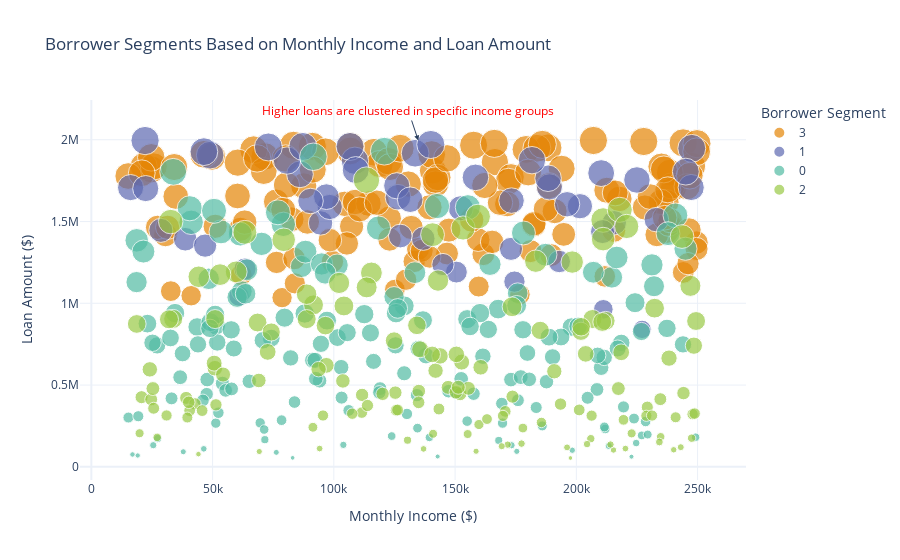

Source (notebook cell):
### Markdown cell above
## **Now using K-Means clustering, I’ll create borrower segments based on monthly income and loan amount:**

### Code cell
from sklearn.cluster import KMeans
from sklearn.preprocessing import StandardScaler

features = ['Age', 'Monthly_Income', 'Loan_Amount', 'Loan_Tenure', 'Interest_Rate',
            'Collateral_Value', 'Outstanding_Loan_Amount', 'Monthly_EMI', 'Num_Missed_Payments', 'Days_Past_Due']

scaler = StandardScaler()
df_scaled = scaler.fit_transform(df[features])


optimal_k = 4
kmeans = KMeans(n_clusters=optimal_k, random_state=42, n_init=10)
df['Borrower_Segment'] = kmeans.fit_predict(df_scaled)

fig = px.scatter(df, x='Monthly_Income', y='Loan_Amount',
                 color=df['Borrower_Segment'].astype(str), size='Loan_Amount',
                 hover_data={'Monthly_Income': True, 'Loan_Amount': True, 'Borrower_Segment': True},
                 title="Borrower Segments Based on Monthly Income and Loan Amount",
                 labels={"Monthly_Income": "Monthly Income ($)", "Loan_Amount": "Loan Amount ($)", "Borrower_Segment": "Segment"},
                 color_discrete_sequence=px.colors.qualitative.Vivid)

fig.add_annotation(
    x=df['Monthly_Income'].mean(), y=df['Loan_Amount'].max(),
    text="Higher loans are clustered in specific income groups",
    showarrow=True,
    arrowhead=2,
    font=dict(size=12, color="red")
)

fig.update_layout(
    xaxis_title="Monthly Income ($)",
    yaxis_title="Loan Amount ($)",
    template="plotly_white",
    legend_title="Borrower Segment"
)

fig.show()

### Figure 1 — Plotly figure (JSON) as saved in the notebook; plotly's stock layout.template omitted (floating-point values rounded to 4 significant figures; data arrays with more than 128 entries replaced by an {"elided": "..."} marker saying what was removed)
{"data": [{"customdata": {"elided": "136x1 int values"}, "hovertemplate": "color=3<br>Monthly Income ($)=%{x}<br>Loan Amount ($)=%{marker.size}<br>Segment=%{customdata[0]}<extra></extra>", "legendgroup": "3", "marker": {"color": "rgb(229, 134, 6)", "size": {"elided": "136 int values"}, "sizemode": "area", "sizeref": 4988.0, "symbol": "circle"}, "mode": "markers", "name": "3", "orientation": "v", "showlegend": true, "type": "scatter", "x": {"elided": "136 int values"}, "xaxis": "x", "y": {"elided": "136 int values"}, "yaxis": "y"}, {"customdata": [[1], [1], [1], [1], [1], [1], [1], [1], [1], [1], [1], [1], [1], [1], [1], [1], [1], [1], [1], [1], [1], [1], [1], [1], [1], [1], [1], [1], [1], [1], [1], [1], [1], [1], [1], [1], [1], [1], [1], [1], [1], [1], [1], [1], [1], [1], [1], [1], [1], [1], [1]], "hovertemplate": "color=1<br>Monthly Income ($)=%{x}<br>Loan Amount ($)=%{marker.size}<br>Segment=%{customdata[0]}<extra></extra>", "legendgroup": "1", "marker": {"color": "rgb(93, 105, 177)", "size": [1044620, 1648575, 1581064, 1491149, 1588814, 1132448, 1905591, 1190844, 1395718, 1445811, 1593586, 840605, 1711655, 1764514, 1753924, 1492181, 1627850, 1917306, 1871573, 1707888, 1874964, 1438509, 1707390, 1332807, 1255565, 1605537, 1995049, 1210117, 1788446, 1651948, 1625506, 1927145, 1947268, 1872744, 1795987, 1391701, 1958911, 1955829, 1701377, 1511666, 1804867, 1411236, 1814622, 1352600, 1718531, 1633306, 1958796, 1970955, 963081, 1236944, 1769890], "sizemode": "area", "sizeref": 4988.0, "symbol": "circle"}, "mode": "markers", "name": "1", "orientation": "v", "showlegend": true, "type": "scatter", "x": [60893, 126453, 152348, 94530, 98310, 174476, 48997, 150542, 136863, 28669, 201481, 227112, 188895, 188359, 224988, 215641, 173280, 133516, 108680, 247365, 181703, 210804, 16177, 173059, 192953, 196187, 22151, 63368, 86031, 96929, 90388, 46401, 247601, 80681, 210246, 38711, 106658, 72993, 22421, 233008, 245145, 127418, 109018, 46910, 125944, 131492, 87240, 139982, 211133, 144992, 158401], "xaxis": "x", "y": [1044620, 1648575, 1581064, 1491149, 1588814, 1132448, 1905591, 1190844, 1395718, 1445811, 1593586, 840605, 1711655, 1764514, 1753924, 1492181, 1627850, 1917306, 1871573, 1707888, 1874964, 1438509, 1707390, 1332807, 1255565, 1605537, 1995049, 1210117, 1788446, 1651948, 1625506, 1927145, 1947268, 1872744, 1795987, 1391701, 1958911, 1955829, 1701377, 1511666, 1804867, 1411236, 1814622, 1352600, 1718531, 1633306, 1958796, 1970955, 963081, 1236944, 1769890], "yaxis": "y"}, {"customdata": {"elided": "172x1 int values"}, "hovertemplate": "color=0<br>Monthly Income ($)=%{x}<br>Loan Amount ($)=%{marker.size}<br>Segment=%{customdata[0]}<extra></extra>", "legendgroup": "0", "marker": {"color": "rgb(82, 188, 163)", "size": {"elided": "172 int values"}, "sizemode": "area", "sizeref": 4988.0, "symbol": "circle"}, "mode": "markers", "name": "0", "orientation": "v", "showlegend": true, "type": "scatter", "x": {"elided": "172 int values"}, "xaxis": "x", "y": {"elided": "172 int values"}, "yaxis": "y"}, {"customdata": {"elided": "141x1 int values"}, "hovertemplate": "color=2<br>Monthly Income ($)=%{x}<br>Loan Amount ($)=%{marker.size}<br>Segment=%{customdata[0]}<extra></extra>", "legendgroup": "2", "marker": {"color": "rgb(153, 201, 69)", "size": {"elided": "141 int values"}, "sizemode": "area", "sizeref": 4988.0, "symbol": "circle"}, "mode": "markers", "name": "2", "orientation": "v", "showlegend": true, "type": "scatter", "x": {"elided": "141 int values"}, "xaxis": "x", "y": {"elided": "141 int values"}, "yaxis": "y"}], "layout": {"annotations": [{"arrowhead": 2, "font": {"color": "red", "size": 12}, "showarrow": true, "text": "Higher loans are clustered in specific income groups", "x": 134800.0, "y": 1995325}], "legend": {"itemsizing": "constant", "title": {"text": "Borrower Segment"}, "tracegroupgap": 0}, "title": {"text": "Borrower Segments Based on Monthly Income and Loan Amount"}, "xaxis": {"anchor": "y", "domain": [0, 1], "title": {"text": "Monthly Income ($)"}}, "yaxis": {"anchor": "x", "domain": [0, 1], "title": {"text": "Loan Amount ($)"}}}}
